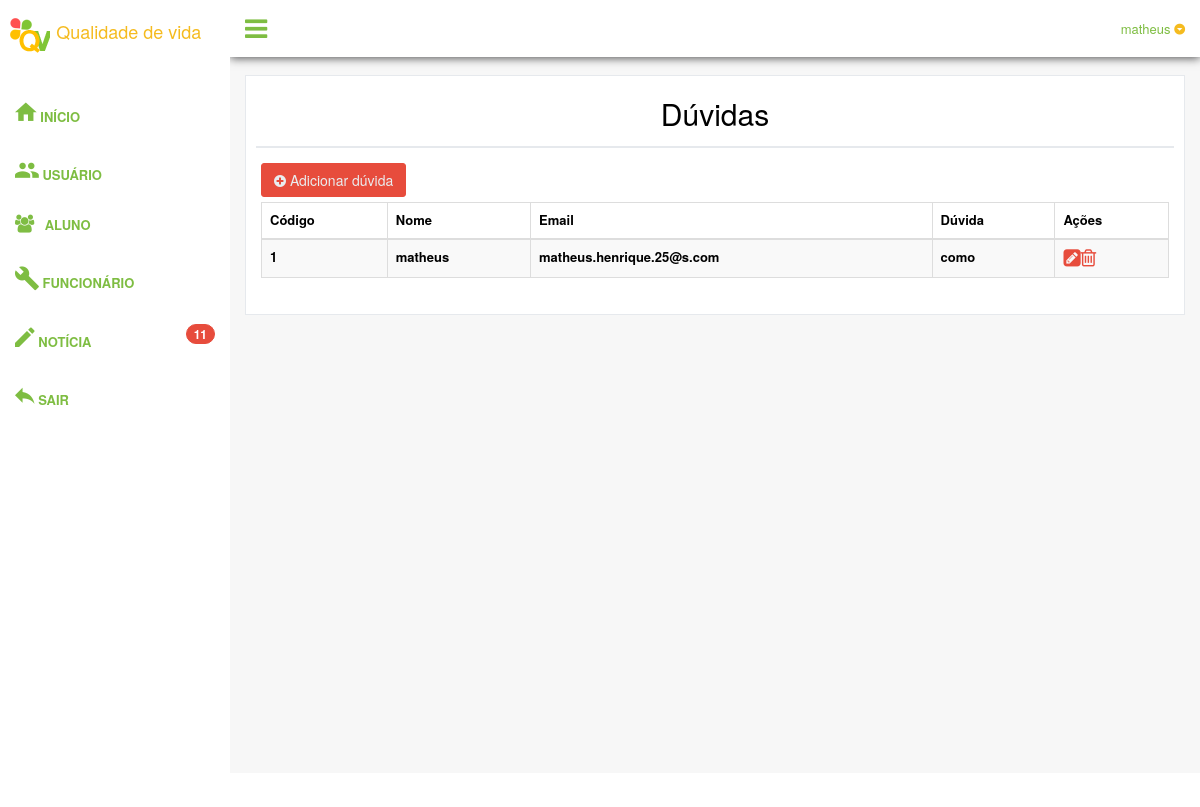
The page /painel/duvidas.php (signed in) on the database its author committed.
### tables this page shows
CREATE TABLE IF NOT EXISTS `duvidas` (
  `idDuvida` int(11) NOT NULL,
  `pergunta` varchar(255) NOT NULL,
  `nome` longtext NOT NULL,
  `email` longtext NOT NULL,
  `deletar` int(11) NOT NULL
);

### painel/conexao.php (called while the page is built, shortened)
<?php
$servidor = "localhost";
$usuario = "root";
$senha = "";
$conexao = mysql_connect($servidor, $usuario, $senha);
$c_noticia = mysql_query("SELECT * FROM noticias WHERE deletar != 1", $conexao);
$noticia = mysql_num_rows($c_noticia);
?>

### painel/duvidas.php (the view, shortened to what this page needs)
<?php
include("conexao.php");
	$sessaousuario = $_SESSION ['usuario'];
?>
<!DOCTYPE html>
<html>
  <head>
    <link href="assets/css/bootstrap.min.css" rel="stylesheet">
    <link href="assets/css/font-awesome.min.css" rel="stylesheet">
    <link href="assets/css/material-design-iconic-font.min.css" rel="stylesheet">
    <link href="assets/css/nprogress.css" rel="stylesheet">
    <link href="assets/css/jquery.mCustomScrollbar.min.css" rel="stylesheet"/>
	<link href="assets/css/dataTables.bootstrap.min.css" rel="stylesheet">
    <link href="assets/css/buttons.bootstrap.min.css" rel="stylesheet">
    <link href="assets/css/fixedHeader.bootstrap.min.css" rel="stylesheet">
    <link href="assets/css/responsive.bootstrap.min.css" rel="stylesheet">
    <link href="assets/css/scroller.bootstrap.min.css" rel="stylesheet">
    <link href="assets/css/custom.min.css" rel="stylesheet">
  </head>
  <body class="nav-md">
    <div class="container body">
      <div class="main_container">
        <div class="col-md-3 left_col menu_fixed">
          <div class="left_col scroll-view">
            <div class="navbar nav_title" style="border: 0;">
              <a href="index.php" class="site_title"><img src="img/logo.png" width="40" height="45"> <span style="font-size: 18px">Qualidade de vida</span></a>
            </div>
            <br />
            <div id="sidebar-menu" class="main_menu_side hidden-print main_menu">
              <div class="menu_section">
                <ul class="nav side-menu">
                <ul class="nav side-menu">
                  <li><a href="index.php"><i class="zmdi zmdi-hc-2x zmdi-home"></i> Início </a></li>
                </ul>
                <ul class="nav side-menu">
                 <li><a href="usuarios.php"><i class="zmdi zmdi-hc-2x zmdi-accounts"></i> Usuário</a></li>
                </ul>
                <ul class="nav side-menu">
                <li><a href="alunos.php"><i class="fa fa-users"></i> Aluno <span class="fa fa-chevron-down"></span></a>
                  </li>
                </ul>
                <ul class="nav side-menu">
                  <li><a href="funcionarios.php"><i class="zmdi zmdi-hc-2x zmdi-wrench"></i> Funcionário</a></li>
                </ul>
                <ul class="nav side-menu">
                  <li><a href="noticias.php"><i class="zmdi zmdi-hc-2x zmdi-edit"></i> Notícia<span class="badge bg-red pull-right" data-toggle="tooltip" data-placement="right" title="Total de dados"><?php echo $noticia;?></span></a></li>
                </ul>
                <ul class="nav side-menu">
                  <li><a href="sair.php"><i class="zmdi zmdi-hc-2x zmdi-mail-reply"></i> Sair </a></li>
                </ul>
                </ul>
              </div>
            </div>
          </div>
        </div>
        <div class="top_nav">
          <div class="nav_menu">
            <nav>
              <div class="nav toggle">
                <a id="menu_toggle"><i class="fa fa-bars"></i></a>
              </div>
              <ul class="nav navbar-nav navbar-right">
                <li class="">
                  <a href="javascript:;" class="user-profile dropdown-toggle" data-toggle="dropdown" aria-expanded="false">
                    <?php echo $sessaousuario;?>
                    <span class=" zmdi zmdi-caret-down-circle"></span>
                  </a>
                </li>
              </ul>
            </nav>
          </div>
        </div>
        <div class="right_col" role="main">
          <div class="">
            <div class="page-title">
            </div>
            <div class="row">
              <div class="col-md-12 col-sm-12 col-xs-12">
                <div class="x_panel">
                  <div class="x_title">
                    <h1 class="text-center">Dúvidas</h1>
                  </div>
                  <div class="x_content">
                  <a href="duvidas_incluir.php" style="color: #fff">
					<p class="btn btn-dark">
                        <i class="fa fa-plus-circle"></i>&nbsp;Adicionar dúvida
					</p>
				  </a>
                    <table id="datatable-responsive" class=" table table-striped table-bordered dt-responsive nowrap" cellspacing="0" width="100%">
                      <thead>
                        <tr>
                          	<th class="contoth">Código</th>
							<th class="contoth">Nome</th>
                          	<th class="contoth">Email</th>
							<th class="contoth">Dúvida</th>
							<th class="contoth">Ações</th>
                        </tr>
                      </thead>
<?php
$consulta = mysql_query("SELECT * FROM duvidas WHERE deletar != '1'");
while ($dados = mysql_fetch_array($consulta))
{
	?>
                        <tr>
                        	<th><?php echo $dados['idDuvida']; ?></th>
							<th><?php echo $dados['nome']; ?></th>
                        	<th><?php echo $dados['email']; ?></th>
							<th><?php echo $dados['pergunta']; ?></th>
							<td><a href="duvidas_editar.php?id=<?php echo $dados['idDuvida'];?>"><i class="fa fa-pencil-square" style="font-size: 20px"></i></a><a href="controlador.php?acao=excluir_duvida&id=<?php echo $dados['idDuvida'];?>"><i class="fa fa-trash-o" style="font-size: 20px"></i></a></td>
                        </tr>
<?php } ?>
                    </table>
                  </div>
                </div>
              </div>
            </div>
          </div>
        </div>
        <footer>
        </footer>
      </div>
    </div>
  </body>
</html>

### rows shown on the page
duvidas: idDuvida "1", nome "matheus", email "matheus.henrique.25@s.com", pergunta "como"

### other values the page prints
$noticia "11"
$sessaousuario "matheus"
